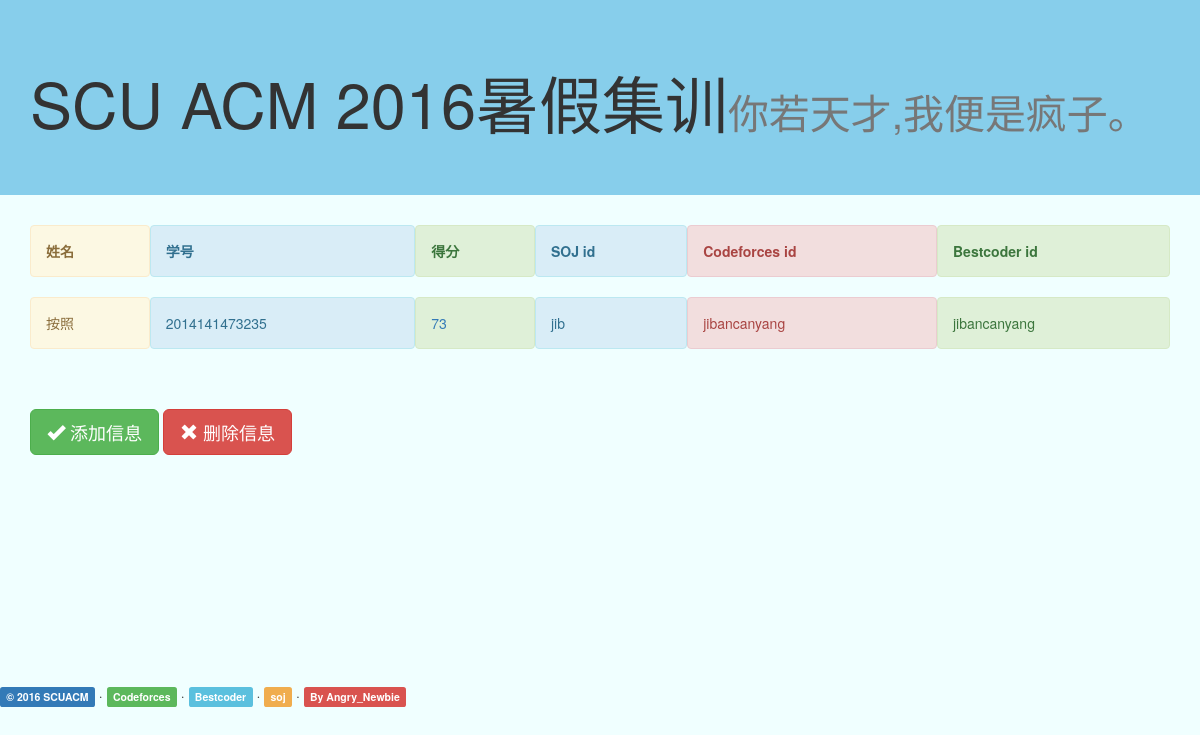
Before: / with the older database file.
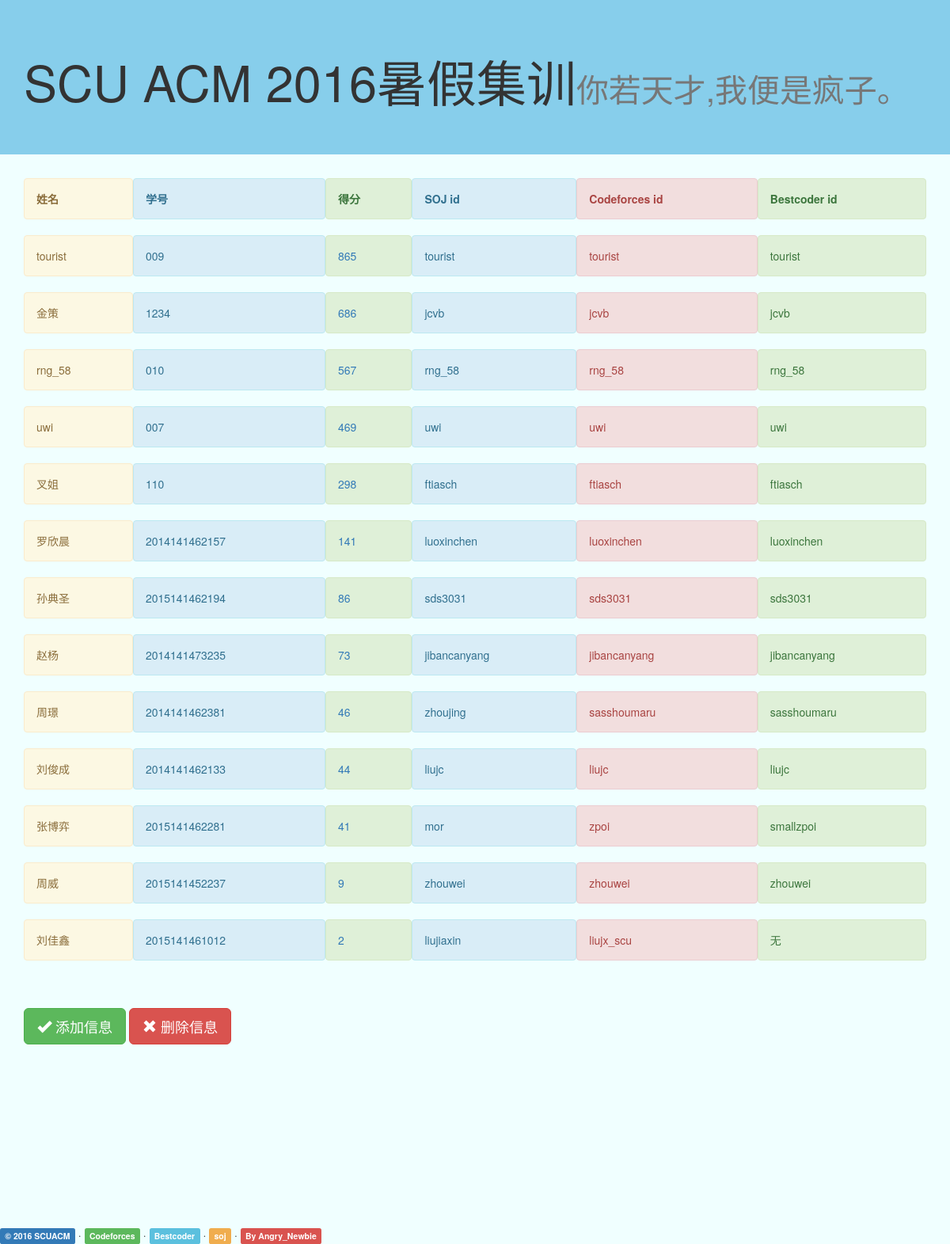
After: the same page with the newer database file.
### collect_id/models.py (models this page shows, shortened)
class Info(models.Model):
    name = models.CharField(max_length=200, null=False)
    stu_id = models.CharField(unique=True, max_length=200, primary_key=True)
    cf_id = models.CharField(max_length=200, null=True)
    bc_id = models.CharField(max_length=200, null=True)
    soj_id = models.CharField(max_length=200, null=True)
    cf_rating = models.IntegerField(default=0)
    bc_rating = models.IntegerField(default=0)
    cf_score = models.IntegerField(default=0)
    bc_score = models.IntegerField(default=0)
    score = models.IntegerField(default=0)

### collect_id/views.py (the view)
# urls.py: url(r'^$', views.index, name='index'),
def index(request):
    users = list(reversed(Info.objects.order_by('score')))
    return render(request, 'index.html', {'users':users})

### collect_id/templates/index.html (shortened to what this page needs)
<!DOCTYPE html>
{% load static %}
{% load staticfiles %}
<html lang="en">
    <head>
            <link rel="stylesheet" href="http://maxcdn.bootstrapcdn.com/bootstrap/3.3.6/css/bootstrap.min.css">
    </head>
    <body>
        <div class="jumbotron"  >
            <div class="container">
                <h1>SCU ACM 2016暑假集训<small>你若天才,我便是疯子。</small></h1>
            </div>
        </div>
        <div class="container">
            <table style="width:100%">
                <thead>
                    <tr>
                        <th><div class="alert alert-warning">
                                <strong>姓名</strong>
                            </div>
                        </th>
                        <th><div class="alert alert-info">
                                <strong>学号</strong>
                            </div>
                        </th>
                        <th><div class="alert alert-success">
                                <strong>得分</strong>
                            </div>
                        </th>
                        <th><div class="alert alert-info">
                                <strong>SOJ id</strong>
                            </div>
                        </th>
                        <th><div class="alert alert-danger">
                                <strong>Codeforces id</strong>
                            </div>
                        </th>
                        <th><div class="alert alert-success">
                                <strong>Bestcoder id</strong>
                            </div>
                        </th>
                    </tr>
                </thead>
                <tbody>
                    {% for usr in users %}
                    <tr>
                        <td><div class="alert alert-warning">  {{ usr.name }} </div></td>
                        <td><div class="alert alert-info">  {{ usr.stu_id }} </div></td>
                        <td><div class="alert alert-success"> <a href="score_detail/?stu_id={{ usr.stu_id}}">{{ usr.score }}
                        </a> </div></td>
                        <td><div class="alert alert-info">  {{ usr.soj_id }} </div></td>
                        <td><div class="alert alert-danger">  {{ usr.cf_id }} </div></td>
                        <td><div class="alert alert-success">  {{ usr.bc_id }} </div></td>
                    </tr>
                    {% endfor %}
                </tbody>
            </table>
        </div>
        <div class="container">
            <a href="../add_info" class="btn btn-success btn-lg " role="button " >
                <span class="glyphicon glyphicon-ok"></span> 添加信息</a>
            <a href="../delete_info" class="btn btn-danger btn-lg" role="button">
                <span class="glyphicon glyphicon-remove"></span> 删除信息 </a>
        </div>
        <div class="footer" style="position:relative;bottom:-230px;clear:both;">
            <span class="label label-primary "> &copy; 2016 SCUACM</span>
            <span class="dot">·</span>
            <a target="_parent" href="http://www.codeforces.com/profile/tourist" class="label label-success bg-info">Codeforces</a>
            <span class="dot">·</span>
            <a target="_blank" href="http://bestcoder.hdu.edu.cn/rating.php?user=jiry_2" class="label label-info bg-success">Bestcoder</a>
            <span class="dot">·</span>
            <a target="_top" href="http://acm.scu.edu.cn/soj/index.action" class="label label-warning bg-warning">soj</a>
            <span class="dot">·</span>
            <span class="label label-danger">By Angry_Newbie</span>
        </div>
    </body>
</html>

### collect_id/templates/index.html (style rules this page uses)
body { background: #F0FFFF; }
.jumbotron { background: #87CEEB; }

Changed rows visible on the page:
added Info: name "tourist", stu_id "009", score "865", soj_id "tourist", cf_id "tourist", bc_id "tourist"
added Info: name "金策", stu_id "1234", score "686", soj_id "jcvb", cf_id "jcvb", bc_id "jcvb"
added Info: name "rng_58", stu_id "010", score "567", soj_id "rng_58", cf_id "rng_58", bc_id "rng_58"
added Info: name "uwi", stu_id "007", score "469", soj_id "uwi", cf_id "uwi", bc_id "uwi"
added Info: name "叉姐", stu_id "110", score "298", soj_id "ftiasch", cf_id "ftiasch", bc_id "ftiasch"
added Info: name "罗欣晨", stu_id "2014141462157", score "141", soj_id "luoxinchen", cf_id "luoxinchen", bc_id "luoxinchen"
added Info: name "孙典圣", stu_id "2015141462194", score "86", soj_id "sds3031", cf_id "sds3031", bc_id "sds3031"
changed Info "jibancanyang": name "按照" → "赵杨"; soj_id "jib" → "jibancanyang"
added Info: name "周璟", stu_id "2014141462381", score "46", soj_id "zhoujing", cf_id "sasshoumaru", bc_id "sasshoumaru"
added Info: name "刘俊成", stu_id "2014141462133", score "44", soj_id "liujc", cf_id "liujc", bc_id "liujc"
added Info: name "张博弈", stu_id "2015141462281", score "41", soj_id "mor", cf_id "zpoi", bc_id "smallzpoi"
added Info: name "周威", stu_id "2015141452237", score "9", soj_id "zhouwei", cf_id "zhouwei", bc_id "zhouwei"
added Info: name "刘佳鑫", stu_id "2015141461012", score "2", soj_id "liujiaxin", cf_id "liujx_scu", bc_id "无"
